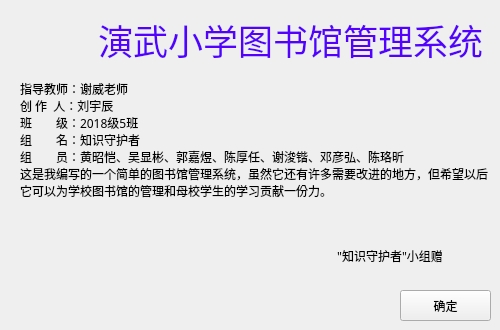
<?xml version="1.0" encoding="UTF-8"?>
<ui version="4.0">
 <class>Form</class>
 <widget class="QWidget" name="Form">
  <property name="geometry">
   <rect>
    <x>0</x>
    <y>0</y>
    <width>500</width>
    <height>330</height>
   </rect>
  </property>
  <property name="minimumSize">
   <size>
    <width>500</width>
    <height>330</height>
   </size>
  </property>
  <property name="maximumSize">
   <size>
    <width>500</width>
    <height>330</height>
   </size>
  </property>
  <property name="font">
   <font>
    <family>微软雅黑</family>
   </font>
  </property>
  <property name="windowTitle">
   <string>演武小学图书馆管理系统</string>
  </property>
  <property name="windowIcon">
   <iconset>
    <normaloff>school_logo.png</normaloff>school_logo.png</iconset>
  </property>
  <widget class="QPushButton" name="ok">
   <property name="geometry">
    <rect>
     <x>400</x>
     <y>290</y>
     <width>91</width>
     <height>31</height>
    </rect>
   </property>
   <property name="text">
    <string>确定</string>
   </property>
  </widget>
  <widget class="QLabel" name="label">
   <property name="geometry">
    <rect>
     <x>20</x>
     <y>80</y>
     <width>471</width>
     <height>201</height>
    </rect>
   </property>
   <property name="text">
    <string>指导教师：谢威老师
创 作  人：刘宇辰
班　　级：2018级5班
组　　名：知识守护者
组　　员：黄昭恺、吴显彬、郭嘉煜、陈厚任、谢浚锴、邓彦弘、陈珞昕
这是我编写的一个简单的图书馆管理系统，虽然它还有许多需要改进的地方，但希望以后它可以为学校图书馆的管理和母校学生的学习贡献一份力。



                                                                                                      &quot;知识守护者&quot;小组赠</string>
   </property>
   <property name="alignment">
    <set>Qt::AlignLeading|Qt::AlignLeft|Qt::AlignTop</set>
   </property>
   <property name="wordWrap">
    <bool>true</bool>
   </property>
  </widget>
  <widget class="QLabel" name="label_2">
   <property name="geometry">
    <rect>
     <x>20</x>
     <y>10</y>
     <width>61</width>
     <height>51</height>
    </rect>
   </property>
   <property name="text">
    <string/>
   </property>
   <property name="pixmap">
    <pixmap>school_logo.png</pixmap>
   </property>
   <property name="scaledContents">
    <bool>true</bool>
   </property>
  </widget>
  <widget class="QLabel" name="title">
   <property name="geometry">
    <rect>
     <x>90</x>
     <y>10</y>
     <width>401</width>
     <height>61</height>
    </rect>
   </property>
   <property name="font">
    <font>
     <family>隶书</family>
     <pointsize>36</pointsize>
    </font>
   </property>
   <property name="text">
    <string>&lt;html&gt;&lt;head/&gt;&lt;body&gt;&lt;p&gt;&lt;span style=&quot; font-size:26pt; color:#5500ff;&quot;&gt;演武小学图书馆管理系统&lt;/span&gt;&lt;/p&gt;&lt;/body&gt;&lt;/html&gt;</string>
   </property>
   <property name="alignment">
    <set>Qt::AlignCenter</set>
   </property>
  </widget>
 </widget>
 <resources/>
 <connections>
  <connection>
   <sender>ok</sender>
   <signal>clicked()</signal>
   <receiver>Form</receiver>
   <slot>close()</slot>
   <hints>
    <hint type="sourcelabel">
     <x>329</x>
     <y>293</y>
    </hint>
    <hint type="destinationlabel">
     <x>294</x>
     <y>205</y>
    </hint>
   </hints>
  </connection>
 </connections>
</ui>
